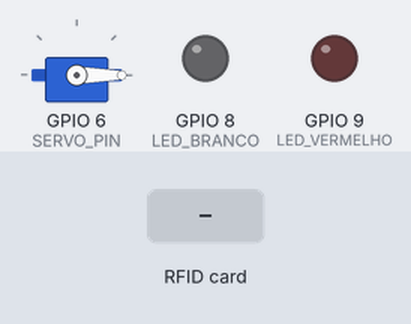
Bench run of a sketch on a simulated ESP32-S3. Parts: servo, output pins drawn as LEDs (lit = HIGH). Inputs (shaded band) come from the test bench. WiFi joins after 1.5 s; servers stay silent unless stated; uploads are accepted with an empty reply; what the sketch prints to the serial monitor is not drawn.

Above: at 6.1 s.
6.2 s: RFID card 2B 87 96 02 held to the reader
At 7.4 s:
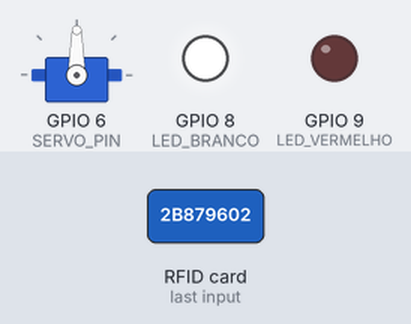
7.7 s: RFID card 5E 7A 19 C4 held to the reader
At 10.2 s:
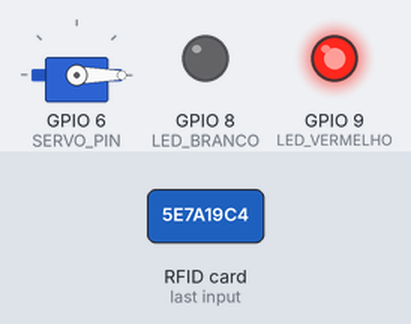
10.7 s: RFID card 03 47 CA FD held to the reader
At 16.5 s:
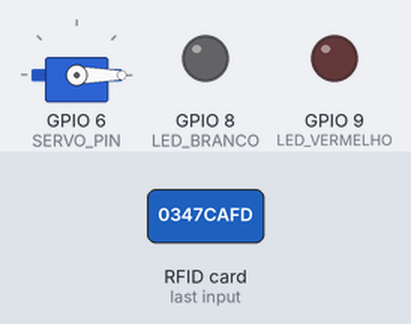
Timing chart, 0 to 18.0 s (numbered marks = the images above; inputs shaded):
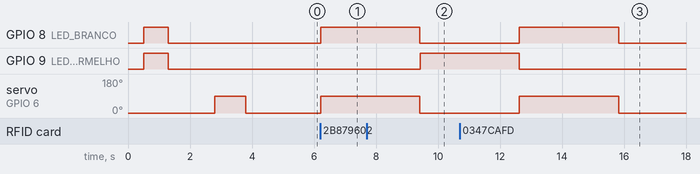

Measured:
- after the input at 6.2 s, GPIO 8 (LED_BRANCO): LOW → HIGH at once; servo on GPIO 6 (SERVO_PIN): 0° → 90° at once
- after the input at 7.7 s, GPIO 9 (LED_VERMELHO): LOW → HIGH after 1.7 s
- after the input at 10.7 s, GPIO 8 (LED_BRANCO): LOW → HIGH after 1.9 s, → LOW 3.2 s later; servo on GPIO 6 (SERVO_PIN): 0° → 90° after 1.9 s, → 0° 3.2 s later

The sketch:

controle-acesso-rfid.ino
```cpp
#include <WiFi.h>
#include <SPI.h>
#include <MFRC522.h>
#include <ESP32Servo.h>
#include <HTTPClient.h>
#include "config.h"

// Pinos
#define SS_PIN       2
#define RST_PIN      10
#define LED_BRANCO   8
#define LED_VERMELHO 9
#define SERVO_PIN    6

//UIDS
const String UID_TAG = "2B879602";
const String UID_CARTAO = "0347CAFD";

MFRC522 rfid(SS_PIN, RST_PIN);
Servo servoFechadura;

void conectarWifi() {
  Serial.print("Conectando ao WiFi");
  WiFi.mode(WIFI_STA);
  WiFi.begin(WIFI_SSID, WIFI_PASSWORD);

  int tentativas = 0;
  while (WiFi.status() != WL_CONNECTED && tentativas < 20) {
    delay(500);
    Serial.print(".");
    tentativas++;
  }

  if (WiFi.status() == WL_CONNECTED) {
    Serial.println("\n✓ WiFi conectado!");
    Serial.print("  IP: ");
    Serial.println(WiFi.localIP());
    Serial.print("  RSSI (sinal): ");
    Serial.print(WiFi.RSSI());
    Serial.println(" dBm");
  } else {
    Serial.println("\n✗ Falha ao conectar no WiFi");
  }
}

String obterUID() {
  String uid = "";
  for (byte i = 0; i < rfid.uid.size; i++) {
    if (rfid.uid.uidByte[i] < 0x10) uid += "0";
    uid += String(rfid.uid.uidByte[i], HEX);
  }
  uid.toUpperCase();
  return uid;
}

void testarServo() {
  Serial.println("Testando servo...");
  servoFechadura.write(90);
  delay(1000);
  servoFechadura.write(0);
  delay(1000);
  Serial.println("✓ Servo OK");
}

void setup() {
  Serial.begin(115200);
  delay(500);
  Serial.println("\n=== TESTE DE HARDWARE ===");

  pinMode(LED_BRANCO, OUTPUT);
  pinMode(LED_VERMELHO, OUTPUT);
  digitalWrite(LED_BRANCO, HIGH);
  digitalWrite(LED_VERMELHO, HIGH);
  delay(800);
  digitalWrite(LED_BRANCO, LOW);
  digitalWrite(LED_VERMELHO, LOW);
  Serial.println("✓ LEDs OK");

  conectarWifi();

  // Servo
  servoFechadura.attach(SERVO_PIN);
  servoFechadura.write(0);
  testarServo();

  // RFID
  SPI.begin(3, 5, 4, 2);  // SCK, MISO, MOSI, SS
  rfid.PCD_Init();
  delay(100);
  byte versao = rfid.PCD_ReadRegister(MFRC522::VersionReg);
  if (versao == 0x91 || versao == 0x92) {
    Serial.print("✓ RFID RC522 OK (versão 0x");
    Serial.print(versao, HEX);
    Serial.println(")");
  } else {
    Serial.print("✗ RFID não detectado (versão 0x");
    Serial.print(versao, HEX);
    Serial.println(") — verifique a fiação SPI");
  }

  Serial.println("\n=== Aproxime um cartão para testar ===");
}

void registrarAcesso(String uid, bool liberado) {

  if (WiFi.status() != WL_CONNECTED) {
    Serial.println("Sem WiFi. Não foi possível registrar no Supabase.");
    return;
  }

  HTTPClient http;

  http.begin(SUPABASE_URL);

  http.addHeader("Content-Type", "application/json");
  http.addHeader("apikey", SUPABASE_KEY);
  http.addHeader("Authorization", String("Bearer ") + SUPABASE_KEY);
  http.addHeader("Prefer", "return=minimal");

  String json =
    "{\"uid\":\"" + uid +
    "\",\"liberado\":" + (liberado ? "true" : "false") +
    "}";

  int httpResponseCode = http.POST(json);

  Serial.print("Supabase HTTP Code: ");
  Serial.println(httpResponseCode);

  if (httpResponseCode > 0) {
    Serial.println("Registro enviado com sucesso.");
  } else {
    Serial.print("Erro ao enviar: ");
    Serial.println(http.errorToString(httpResponseCode));
  }

  http.end();
}

void loop() {
  // Mantém WiFi vivo e mostra status a cada 10s
  static unsigned long ultimo = 0;
  if (millis() - ultimo > 10000) {
    ultimo = millis();
    if (WiFi.status() == WL_CONNECTED) {
      Serial.print("[WiFi OK] IP: ");
      Serial.print(WiFi.localIP());
      Serial.print(" | RSSI: ");
      Serial.print(WiFi.RSSI());
      Serial.println(" dBm");
    } else {
      Serial.println("[WiFi] Desconectado — tentando reconectar...");
      WiFi.reconnect();
    }
  }

  // Verifica cartão
  if (!rfid.PICC_IsNewCardPresent()) return;
  if (!rfid.PICC_ReadCardSerial()) return;

  String uid = obterUID();

  Serial.print("UID lido: ");
  Serial.println(uid);

  if (uid == UID_TAG || uid == UID_CARTAO) {

    Serial.println("=== ACESSO LIBERADO ===");

    digitalWrite(LED_BRANCO, HIGH);
    digitalWrite(LED_VERMELHO, LOW);

    servoFechadura.write(90);

    delay(3000);

    registrarAcesso(uid, true);

    servoFechadura.write(0);
    digitalWrite(LED_BRANCO, LOW);

  } else {

    Serial.println("=== ACESSO NEGADO ===");

    digitalWrite(LED_VERMELHO, HIGH);

    delay(3000);

    registrarAcesso(uid, false);

    digitalWrite(LED_VERMELHO, LOW);
  }

  rfid.PICC_HaltA();
  rfid.PCD_StopCrypto1();
}
```
